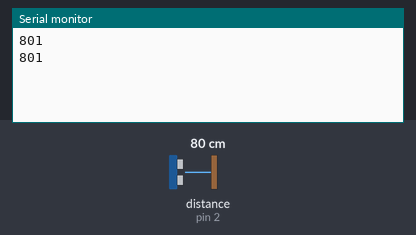
The sketch below on a simulated Arduino Uno, built with avr-gcc and run on an emulated ATmega328P. On the bench: the last lines printed to the serial monitor. Wiring (inferred from the names in the program): ultrasonic range finder: trigger pin 3; echo pin 2. The test bench sets the inputs (shaded band); at power-on: distance to the obstacle (sensor on pin 2) 80 cm. The echo pulse lasts 58.3 µs per cm.

Above: at 1.8 s.
1.9 s: distance to the obstacle (sensor on pin 2) set to 2 cm
At 2.8 s:
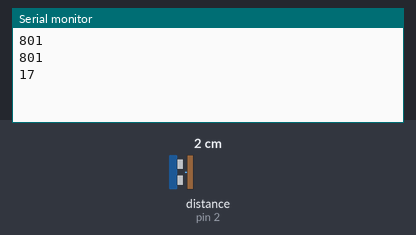
3.4 s: distance to the obstacle (sensor on pin 2) set to 4 cm
At 4.8 s:
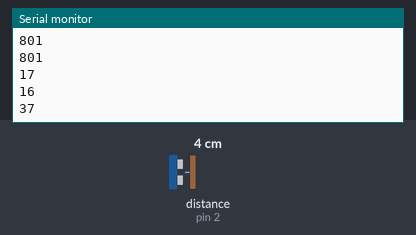
Timing chart, 0 to 6.4 s (numbered marks = the images above; inputs shaded):
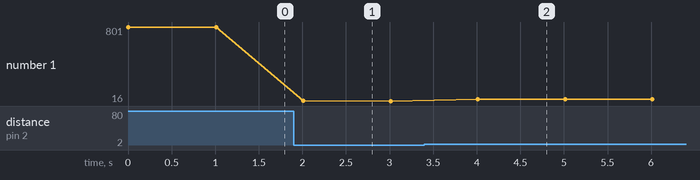

Measured:
- after the input at 1.9 s, the serial monitor: prints a new line after 0.11 s (image 1)
- after the input at 3.4 s, the serial monitor: prints a new line after 0.61 s (image 2)
- plotted number 1: 801 → 16 after the input at 1.9 s, 16 → 37 after the input at 3.4 s

The sketch:

yl2.ino
```cpp
// Datasheet for Ultrasonic Ranging Module HC - SR04
// https://cdn.sparkfun.com/datasheets/Sensors/Proximity/HCSR04.pdf

int echoPin = 2;
int trigPin = 3;
int delay_us = 10; // <--- YOU HAVE TO FIND THE CORRECT VALUE FROM THE DATASHEET
long distance_mm = 0;
long duration_us;

void setup()  {
  Serial.begin(9600);
  pinMode(2,INPUT);
  pinMode(3,OUTPUT);
}

void loop() {
 // To generate the ultrasound we need to
  // set the trigPin to HIGH state for correct ammount of µs.
  digitalWrite(trigPin, HIGH);
  delayMicroseconds(delay_us);
  digitalWrite(trigPin, LOW);

  // Read the pulse HIGH state on echo pin
  // the length of the pulse in microseconds
  duration_us = pulseIn(echoPin, HIGH);
  distance_mm = duration_us / 5.8;

  // YOU HAVE TO CALCULATE THE distance_mm BASED ON THE duration_us
  // FIND THE FORMULA FROM THE DATASHEET AND IMPLEMENT IT HERE

  Serial.println(distance_mm);

  delay(1000);
}
```
